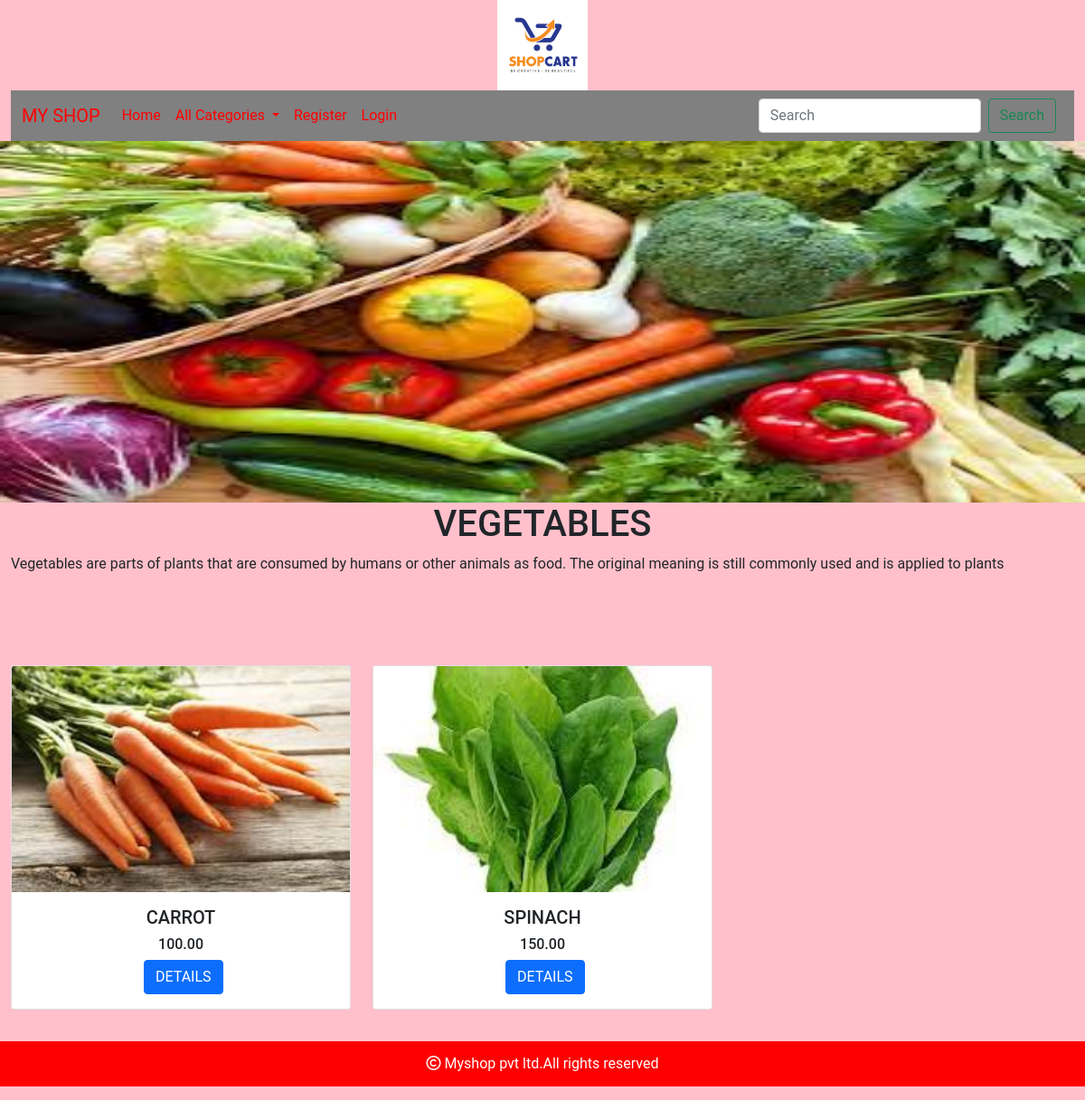
The page /allproducts/vegetables on the database its author committed.
### shop/models.py (models this page shows)
class Category(models.Model):
    name=models.CharField(max_length=250,unique=True)
    slug=models.SlugField(max_length=250,unique=True)
    description=models.TextField(blank=True)
    image=models.ImageField(upload_to='shop/category',null=True,blank=True)

class Product(models.Model):
    name=models.CharField(max_length=200,unique=True)
    slug=models.SlugField(max_length=250,unique=True)
    description=models.TextField(blank=True)
    price=models.DecimalField(max_digits=10,decimal_places=2)
    category=models.ForeignKey(Category,on_delete=models.CASCADE)
    image=models.ImageField(upload_to='img/products',null=True,blank=True)
    stock=models.IntegerField()
    available=models.BooleanField(default=True)
    created=models.DateTimeField(auto_now_add=True)
    updated=models.DateTimeField(auto_now=True)

### shop/views.py (the view)
# urls.py: path('allproducts/<slug:p>',views.allproducts,name="allproducts"),
def allproducts(request,p):
    c=Category.objects.get(slug=p)
    product=Product.objects.filter(category__slug=p)
    return render(request, 'product.html',{'product':product,'c':c})

### cart/context_processors.py (called while the page is built, shortened)
def counter(request):
    item_count=0
    return {'item_count':item_count}

### shop/context_processors.py (called while the page is built)
def menu_links(request):
    links=Category.objects.all()
    return {'links':links}

### templates/product.html (shortened to what this page needs)
{% extends 'base.html' %}
{% load static %}
{% block content %}
<div>
    <img src="{{c.image.url}}" height="400px" width="100%">
</div>
<div class="container-fluid" style="margin-bottom:100px;">
    <h1 class="text-center">{{c.name}}</h1>
    <p style="text-align:justify;">{{c.description}}</p>
</div>
<div class="container-fluid" style="margin-bottom:100px;">
    <div class="row ">
        {% for i in product %}
        <div class=" col-md-4 ">
            <div class="card" style="">
                <img src="{{i.image.url}}" class="card-img-top"  alt="..." height="250px" width="100%">
                <div class="card-body">
                 <h5 class="card-title text-center">{{i.name}}</h5>
                    <h6 class="card-title text-center">{{i.price}}</h6>
                <a href="{% url 'shop:prodetail' i.slug %}" class="btn btn-primary" style="position:relative;left:38%">DETAILS</a>
                </div>
            </div>
        </div>
        {% endfor %}
    </div>
</div>
{% endblock %}

### static/css/custom.css (style rules this page uses)
body { background-color:pink; font-family: 'Roboto', sans-serif; }

### rows shown on the page
Category: image (picture), name "VEGETABLES", description "Vegetables are parts of plants that are consumed by humans or other animals as food. The original meaning is still commonly used and is applied to plants"
Product: image (picture), name "CARROT", price "100.00"
Product: image (picture), name "SPINACH", price "150.00"
